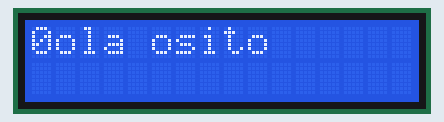
A sketch run on a simulated Arduino Uno, built with avr-gcc and run on an emulated ATmega328P. On the bench: 16×2 character LCD.

Above: at 0.1 s.
At 4.1 s:
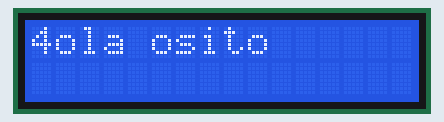
At 9.1 s:
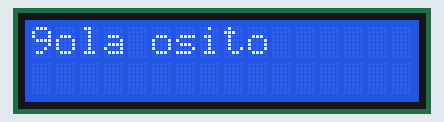
At 19.1 s:
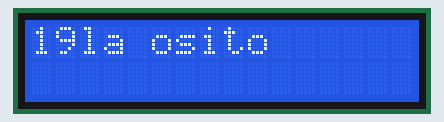
At 29.1 s:
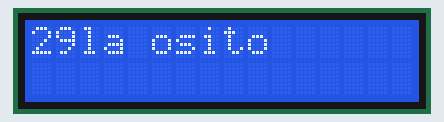
At 39.1 s:
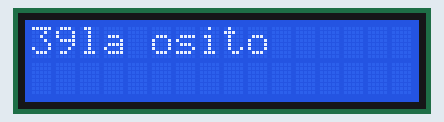

The sketch:

PantallaLCD_testing.ino
```cpp
#include <LiquidCrystal.h>
LiquidCrystal lcd(7,6,5,4,3,2);

void setup() {
 //Definir las dimensiones del LCD (16x2)
 lcd.begin(16,2);
lcd.print("Hola osito"); // Enviar el mensaje
   }

   void loop()
   {
       lcd.setCursor(0, 0);  // set the cursor to column 0, line 1
       lcd.print(millis() / 1000);  // print the number of seconds since reset:
   }
```

Measured:
- what the display in image 1 shows lasts 1.0 s, from 4.0 s to 5.0 s
